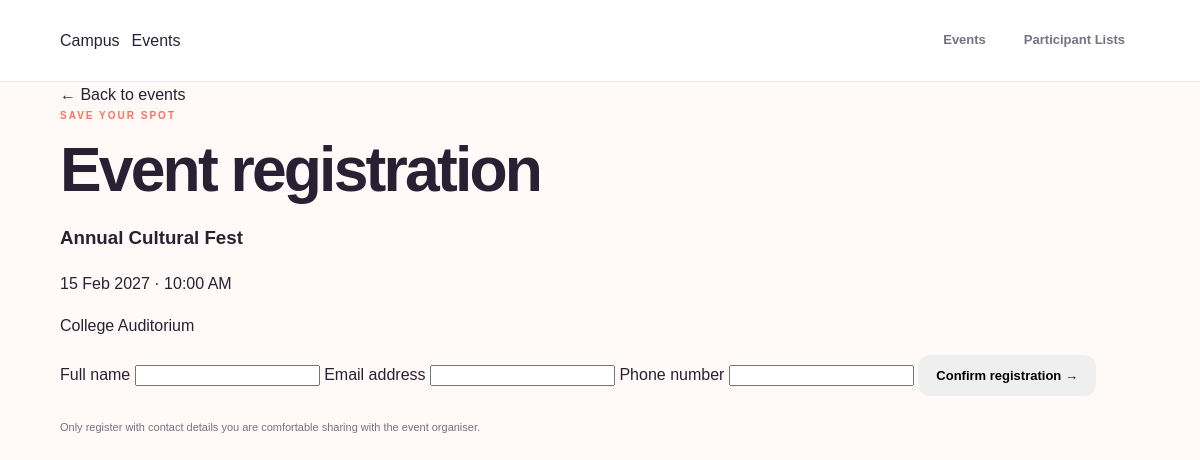
Page /register.php?event_id=1 on the committed database.
### tables this page shows
CREATE TABLE IF NOT EXISTS events (
    id INT AUTO_INCREMENT PRIMARY KEY,
    title VARCHAR(150) NOT NULL,
    description TEXT NOT NULL,
    event_date DATE NOT NULL,
    event_time TIME NOT NULL,
    venue VARCHAR(200) NOT NULL,
    created_at TIMESTAMP DEFAULT CURRENT_TIMESTAMP
);

### register.php (the view, shortened to what this page needs)
<?php
require_once 'db.php';
function h($value) {
    return htmlspecialchars((string)$value, ENT_QUOTES, 'UTF-8');
}
$eventId = filter_input(INPUT_GET, 'event_id', FILTER_VALIDATE_INT);
$stmt = $conn->prepare("SELECT id, title, event_date, event_time, venue FROM events WHERE id = ?");
$stmt->bind_param("i", $eventId);
$stmt->execute();
$event = $stmt->get_result()->fetch_assoc();
$name = $email = $phone = '';
?>
<!doctype html>
<html lang="en">
<head>
  <link rel="stylesheet" href="style.css">
</head>
<body>
<header class="topbar"><a class="brand" href="index.php">Campus<span>Events</span></a><nav><a href="index.php">Events</a><a href="participants.php">Participant Lists</a></nav></header>
<main class="container narrow">
  <a class="back-link" href="index.php">← Back to events</a>
  <section class="form-panel">
    <p class="eyebrow">SAVE YOUR SPOT</p>
    <h1>Event registration</h1>
    <div class="event-summary">
      <h3><?= h($event['title']) ?></h3>
      <p><?= h(date('d M Y', strtotime($event['event_date']))) ?> · <?= h(date('g:i A', strtotime($event['event_time']))) ?></p>
      <p><?= h($event['venue']) ?></p>
    </div>
    <form method="post" action="register.php">
      <label for="participant_name">Full name</label>
      <input id="participant_name" name="participant_name" maxlength="100" value="<?= h($name) ?>" required>
      <label for="email">Email address</label>
      <input id="email" type="email" name="email" maxlength="150" value="<?= h($email) ?>" required>
      <label for="phone">Phone number</label>
      <input id="phone" type="tel" name="phone" maxlength="25" value="<?= h($phone) ?>" required>
      <button class="button full" type="submit">Confirm registration →</button>
    </form>
  </section>
  <footer>Only register with contact details you are comfortable sharing with the event organiser.</footer>
</main>
</body>
</html>

### style.css (style rules this page uses)
* { box-sizing:border-box }
:root { --maroon:#39051b;--maroon2:#5c0b2b;--coral:#ff705d;--peach:#ffe8d8;--pink:#ff9eaa;--ink:#292034;--muted:#777180;--paper:#fffaf7;--white:#fff;--line:#f0e5e8;--shadow:0 18px 50px rgba(57,5,27,.12) }
html { scroll-behavior:smooth;scroll-padding-top:90px }
body { margin:0;background:var(--paper);color:var(--ink);font-family:'DM Sans',sans-serif;line-height:1.6;overflow-x:hidden }
a { color:inherit;text-decoration:none }
.topbar { height:82px;padding:0 max(5vw,22px);display:flex;align-items:center;justify-content:space-between;background:rgba(255,255,255,.96);backdrop-filter:blur(18px);border-bottom:1px solid var(--line);position:sticky;top:0;z-index:20 }
.brand { display:flex;align-items:center;gap:12px }
nav { display:flex;gap:8px;align-items:center }
nav a { font-size:13px;color:var(--muted);font-weight:700;padding:10px 15px;border-radius:12px;transition:.25s }
.container { width:min(1160px,90%);margin:auto }
.eyebrow { font-size:10px;font-weight:800;letter-spacing:2px;color:var(--coral);margin:0 0 13px }
h1,h2,h3,p { margin-top:0 }
h1 { font:800 clamp(42px,5.2vw,68px)/1.06 Manrope,sans-serif;letter-spacing:-2.8px;margin:0 0 20px }
.button { display:inline-flex;justify-content:center;align-items:center;gap:20px;border:0;border-radius:12px;padding:13px 18px;font:700 13px 'DM Sans',sans-serif;cursor:pointer;transition:transform .25s,box-shadow .25s,background .25s }
footer { display:flex;justify-content:space-between;gap:15px;flex-wrap:wrap;padding:23px 0;color:var(--muted);font-size:11px }

### rows in the picture
events: title "Annual Cultural Fest", event_date "15 Feb 2027", event_time "10:00 AM", venue "College Auditorium"
